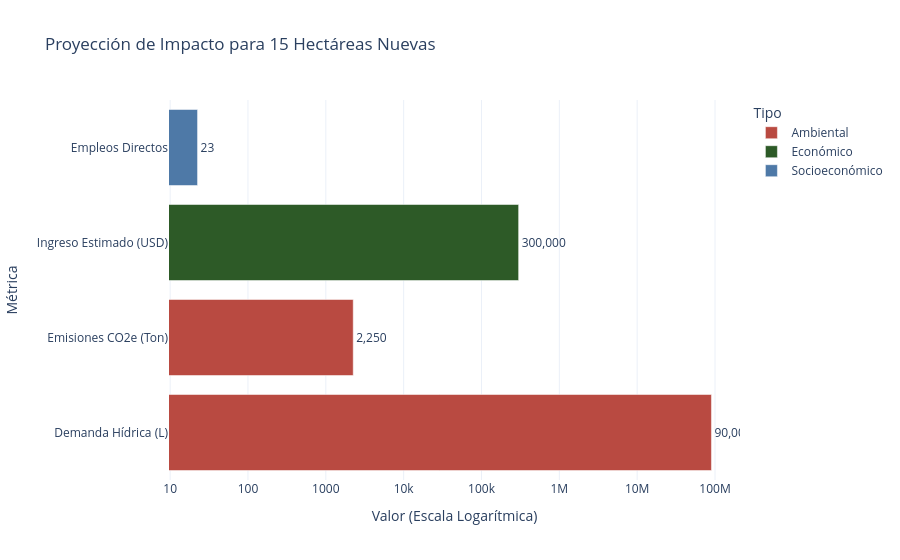

The code cell stored with this chart in its notebook:
### Markdown cell above
## 4. Calculadora de Impacto Ambiental

Esta sección proyecta las implicaciones ambientales y económicas al autorizar nuevas hectáreas para cultivo, basándose en coeficientes procesados.

### Code cell
import json

def calculadora_impacto(hectareas_nuevas):
    with open(f'{base_path}/impact_coefficients.json', 'r') as f:
        data = json.load(f)
    
    coef = data['calculadora_impacto']['coeficientes']
    rendimiento_kg = hectareas_nuevas * 10000 
    
    agua_litros = rendimiento_kg * coef['agua_litros_por_kg']
    co2_ton = hectareas_nuevas * coef['co2_ton_por_ha_forestal']
    ingresos_usd = (rendimiento_kg / 1000) * coef['precio_estimado_ton_usd']
    empleos = hectareas_nuevas * coef['empleos_por_ha']
    
    impacto_df = pd.DataFrame({
        'Métrica': ['Demanda Hídrica (L)', 'Emisiones CO2e (Ton)', 'Ingreso Estimado (USD)', 'Empleos Directos'],
        'Valor': [agua_litros, co2_ton, ingresos_usd, empleos],
        'Tipo': ['Ambiental', 'Ambiental', 'Económico', 'Socioeconómico']
    })
    
    fig = px.bar(
        impacto_df,
        x='Valor',
        y='Métrica',
        color='Tipo',
        orientation='h',
        text='Valor',
        color_discrete_map={'Ambiental': COLOR_EMISIONES, 'Económico': COLOR_BOSQUE, 'Socioeconómico': '#4E79A7'},
        title=f'Proyección de Impacto para {hectareas_nuevas} Hectáreas Nuevas'
    )
    
    fig.update_traces(texttemplate='%{text:,.0f}', textposition='outside')
    fig.update_layout(template='plotly_white', xaxis_type='log', xaxis_title='Valor (Escala Logarítmica)')
    fig.show()

calculadora_impacto(15)

### Figure 1 — Plotly figure (JSON) as saved in the notebook; plotly's stock layout.template omitted (floating-point values rounded to 4 significant figures)
{"data": [{"hovertemplate": "Tipo=Ambiental<br>Valor=%{text}<br>Métrica=%{y}<extra></extra>", "legendgroup": "Ambiental", "marker": {"color": "#B94A41", "pattern": {"shape": ""}}, "name": "Ambiental", "orientation": "h", "showlegend": true, "text": [90000000.0, 2250.0], "textposition": "outside", "texttemplate": "%{text:,.0f}", "type": "bar", "x": [90000000.0, 2250.0], "xaxis": "x", "y": ["Demanda Hídrica (L)", "Emisiones CO2e (Ton)"], "yaxis": "y"}, {"hovertemplate": "Tipo=Económico<br>Valor=%{text}<br>Métrica=%{y}<extra></extra>", "legendgroup": "Económico", "marker": {"color": "#2D5A27", "pattern": {"shape": ""}}, "name": "Económico", "orientation": "h", "showlegend": true, "text": [300000.0], "textposition": "outside", "texttemplate": "%{text:,.0f}", "type": "bar", "x": [300000.0], "xaxis": "x", "y": ["Ingreso Estimado (USD)"], "yaxis": "y"}, {"hovertemplate": "Tipo=Socioeconómico<br>Valor=%{text}<br>Métrica=%{y}<extra></extra>", "legendgroup": "Socioeconómico", "marker": {"color": "#4E79A7", "pattern": {"shape": ""}}, "name": "Socioeconómico", "orientation": "h", "showlegend": true, "text": [22.5], "textposition": "outside", "texttemplate": "%{text:,.0f}", "type": "bar", "x": [22.5], "xaxis": "x", "y": ["Empleos Directos"], "yaxis": "y"}], "layout": {"barmode": "relative", "legend": {"title": {"text": "Tipo"}, "tracegroupgap": 0}, "title": {"text": "Proyección de Impacto para 15 Hectáreas Nuevas"}, "xaxis": {"anchor": "y", "domain": [0, 1], "title": {"text": "Valor (Escala Logarítmica)"}, "type": "log"}, "yaxis": {"anchor": "x", "domain": [0, 1], "title": {"text": "Métrica"}}}}
